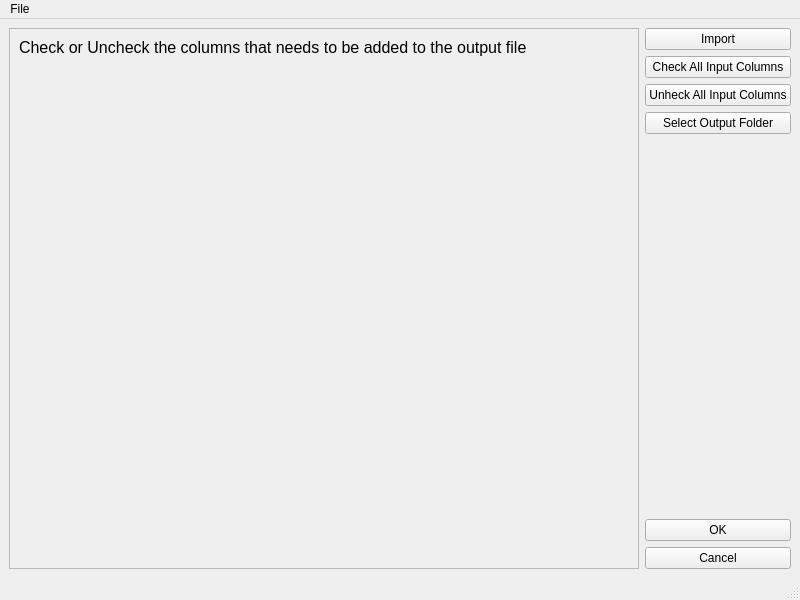
<?xml version="1.0" encoding="UTF-8"?>
<ui version="4.0">
 <class>MainWindow</class>
 <widget class="QMainWindow" name="MainWindow">
  <property name="geometry">
   <rect>
    <x>0</x>
    <y>0</y>
    <width>800</width>
    <height>600</height>
   </rect>
  </property>
  <property name="windowTitle">
   <string>MainWindow</string>
  </property>
  <widget class="QWidget" name="centralwidget">
   <layout class="QGridLayout" name="gridLayout_2">
    <item row="2" column="1">
     <widget class="QPushButton" name="pushButtonCancel">
      <property name="text">
       <string>Cancel</string>
      </property>
     </widget>
    </item>
    <item row="0" column="0" rowspan="3">
     <widget class="QScrollArea" name="scrollArea">
      <property name="widgetResizable">
       <bool>true</bool>
      </property>
      <widget class="QWidget" name="scrollAreaWidgetContents">
       <property name="geometry">
        <rect>
         <x>0</x>
         <y>0</y>
         <width>643</width>
         <height>539</height>
        </rect>
       </property>
       <layout class="QGridLayout" name="gridLayout">
        <item row="0" column="0">
         <widget class="QLabel" name="label">
          <property name="font">
           <font>
            <pointsize>12</pointsize>
           </font>
          </property>
          <property name="text">
           <string>Check or Uncheck the columns that needs to be added to the output file</string>
          </property>
         </widget>
        </item>
        <item row="1" column="0">
         <spacer name="verticalSpacer_4">
          <property name="orientation">
           <enum>Qt::Vertical</enum>
          </property>
          <property name="sizeHint" stdset="0">
           <size>
            <width>20</width>
            <height>467</height>
           </size>
          </property>
         </spacer>
        </item>
        <item row="2" column="0">
         <spacer name="horizontalSpacer">
          <property name="orientation">
           <enum>Qt::Horizontal</enum>
          </property>
          <property name="sizeHint" stdset="0">
           <size>
            <width>757</width>
            <height>20</height>
           </size>
          </property>
         </spacer>
        </item>
       </layout>
      </widget>
     </widget>
    </item>
    <item row="0" column="1">
     <layout class="QVBoxLayout" name="verticalLayout">
      <item>
       <widget class="QPushButton" name="pushButtonImport">
        <property name="text">
         <string>Import</string>
        </property>
       </widget>
      </item>
      <item>
       <widget class="QPushButton" name="pushButtonCheckAll">
        <property name="text">
         <string>Check All Input Columns</string>
        </property>
       </widget>
      </item>
      <item>
       <widget class="QPushButton" name="pushButtonUncheckAll">
        <property name="text">
         <string>Unheck All Input Columns</string>
        </property>
       </widget>
      </item>
      <item>
       <widget class="QPushButton" name="pushButtonSelectOutputFolder">
        <property name="text">
         <string>Select Output Folder</string>
        </property>
       </widget>
      </item>
      <item>
       <spacer name="verticalSpacer">
        <property name="orientation">
         <enum>Qt::Vertical</enum>
        </property>
        <property name="sizeHint" stdset="0">
         <size>
          <width>20</width>
          <height>40</height>
         </size>
        </property>
       </spacer>
      </item>
     </layout>
    </item>
    <item row="1" column="1">
     <widget class="QPushButton" name="pushButtonOK">
      <property name="text">
       <string>OK</string>
      </property>
     </widget>
    </item>
   </layout>
  </widget>
  <widget class="QMenuBar" name="menubar">
   <property name="geometry">
    <rect>
     <x>0</x>
     <y>0</y>
     <width>800</width>
     <height>21</height>
    </rect>
   </property>
   <widget class="QMenu" name="menuFile">
    <property name="title">
     <string>File</string>
    </property>
    <addaction name="actionImport"/>
    <addaction name="actionExit"/>
   </widget>
   <addaction name="menuFile"/>
  </widget>
  <widget class="QStatusBar" name="statusbar"/>
  <action name="actionExit">
   <property name="text">
    <string>Exit</string>
   </property>
  </action>
  <action name="actionImport">
   <property name="text">
    <string>Import</string>
   </property>
  </action>
 </widget>
 <resources/>
 <connections/>
</ui>
